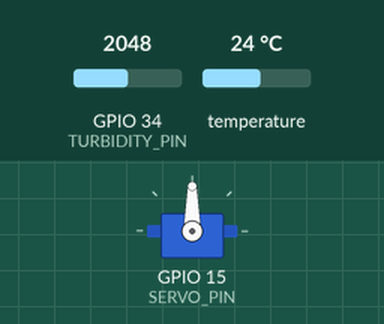
Recording of a sketch running on a simulated ESP32. Shown: servo. Inputs (shaded band) come from the test bench; at power-on: GPIO 34 (TURBIDITY_PIN) = 2048, temperature 24 °C. WiFi joins after 1.5 s; servers stay silent unless stated; uploads are accepted with an empty reply; the local clock reads 2024-03-15 10:24:30 at power-on unless the sketch sets it; what the sketch prints to the serial monitor is not drawn.

Above: at 2.7 s.
2.8 s: GPIO 34 (TURBIDITY_PIN) set to 3372
11.7 s: GPIO 34 (TURBIDITY_PIN) set to 3466
At 18.9 s:
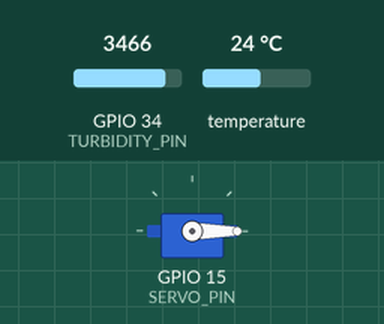
20.6 s: GPIO 34 (TURBIDITY_PIN) set to 2866
At 21.2 s:
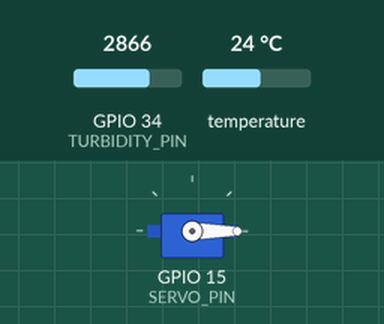
Timing chart, 0 to 23.6 s (numbered marks = the images above; inputs shaded):
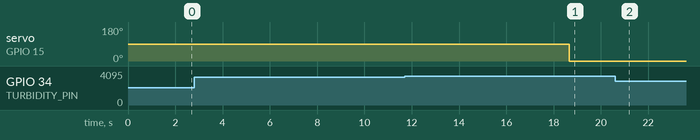

The sketch:

iot.ino
```cpp
#include <WiFi.h>
#include <HTTPClient.h>
#include <Wire.h>
#include "RTClib.h"
#include <OneWire.h>
#include <DallasTemperature.h>
#include <ESP32Servo.h>

const char* ssid = "CHT1012";
const char* password = "0906600503";
const char* getFeedingURL = "http://192.168.0.102/get_last_feeding.php";
const char* insertFeedingURL = "http://192.168.0.102/insert_feeding.php";

#define ONE_WIRE_BUS 4
#define TURBIDITY_PIN 34
#define SERVO_PIN 15

RTC_DS3231 rtc;
OneWire oneWire(ONE_WIRE_BUS);
DallasTemperature tempSensor(&oneWire);
Servo myServo;

void setup() {
  Serial.begin(115200);
  WiFi.begin(ssid, password);
  while (WiFi.status() != WL_CONNECTED) {
    delay(500);
    Serial.print(".");
  }
  Serial.println("\nWiFi 已連線");

  if (!rtc.begin()) {
    Serial.println("無法偵測到 RTC");
    while (1);
  }

  tempSensor.begin();
  myServo.setPeriodHertz(50);
  myServo.attach(SERVO_PIN, 500, 2400);
  Serial.println("初始化完成");
}

String getLastFeedingTime() {
  HTTPClient http;
  http.begin(getFeedingURL);
  int code = http.GET();
  String payload = "";
  if (code > 0) {
    payload = http.getString();
  }
  http.end();
  return payload;
}

void sendSensorLog(String datetime, float temperature, float ntu) {
  HTTPClient http;
  http.begin("http://192.168.0.102/insert_sensor_data.php");
  http.addHeader("Content-Type", "application/x-www-form-urlencoded");

  String postData = "datetime=" + datetime +
                    "&temperature=" + String(temperature) +
                    "&turbidity_ntu=" + String(ntu);

  int code = http.POST(postData);
  Serial.println("感測資料回應: " + http.getString());
  http.end();
}

void sendFeedingLog(String datetime, float temperature, float ntu) {
  HTTPClient http;
  http.begin(insertFeedingURL);
  http.addHeader("Content-Type", "application/x-www-form-urlencoded");

  String postData = "feeding_time=" + datetime +
                    "&temperature=" + String(temperature) +
                    "&turbidity_ntu=" + String(ntu);
  int code = http.POST(postData);
  Serial.println("伺服器回應: " + http.getString());
  http.end();
}

int timeDiffMinutes(DateTime now, String lastFeedStr) {
  if (lastFeedStr == "NONE") return 10000;

  int Y, M, D, h, m, s;
  // 用 sscanf 直接解析格式 "2025-05-31 19:50:00"
  if (sscanf(lastFeedStr.c_str(), "%d-%d-%d %d:%d:%d", &Y, &M, &D, &h, &m, &s) != 6) {
    Serial.println("⚠️ 餵食時間格式解析失敗");
    return 10000;
  }

  DateTime last(Y, M, D, h, m, s);
  TimeSpan diff = now - last;
  return diff.totalseconds() / 60;
}

void loop() {
  DateTime now = rtc.now();
  String datetime = now.timestamp(DateTime::TIMESTAMP_FULL);
  tempSensor.requestTemperatures();
  float temperature = tempSensor.getTempCByIndex(0);
  int raw = analogRead(TURBIDITY_PIN);
  float voltage = raw * (5.0 / 4095.0);
  float ntu = -1120.4 * sq(voltage) + 5742.3 * voltage - 4352.9;
  if (ntu < 0) ntu = 0;

  Serial.println("====================");
  Serial.println("時間: " + datetime);
  Serial.print("溫度: "); Serial.print(temperature); Serial.println(" °C");
  Serial.print("濁度(NTU): "); Serial.println(ntu);

  String lastFeedTime = getLastFeedingTime();
  int minutesSinceLastFeed = timeDiffMinutes(now, lastFeedTime);
  Serial.print("距離上次餵食: "); Serial.print(minutesSinceLastFeed); Serial.println(" 分鐘");

  if (temperature >= 20.0 && temperature <= 35.0 && ntu < 50.0 && minutesSinceLastFeed >= 1) {
    Serial.println("✅ 條件符合，執行餵食");
    myServo.write(90);
    delay(5000);
    myServo.write(0);
    sendFeedingLog(datetime, temperature, ntu);
  } else {
    Serial.println("❌ 不符合餵食條件");
  }

  sendSensorLog(datetime, temperature, ntu);

  delay(10000);
}
```

Measured:
- the behaviour switches between 3428 and 3429 on GPIO 34 (TURBIDITY_PIN) (found by bisection; images 0 and 1)
- after the input at 2.8 s, every drawn part: stays the same
- after the input at 11.7 s, servo on GPIO 15 (SERVO_PIN): 90° → 0° after 7.0 s
- after the input at 20.6 s, servo on GPIO 15 (SERVO_PIN): stays 0° (without the input it goes to 90° after 9.4 s)
